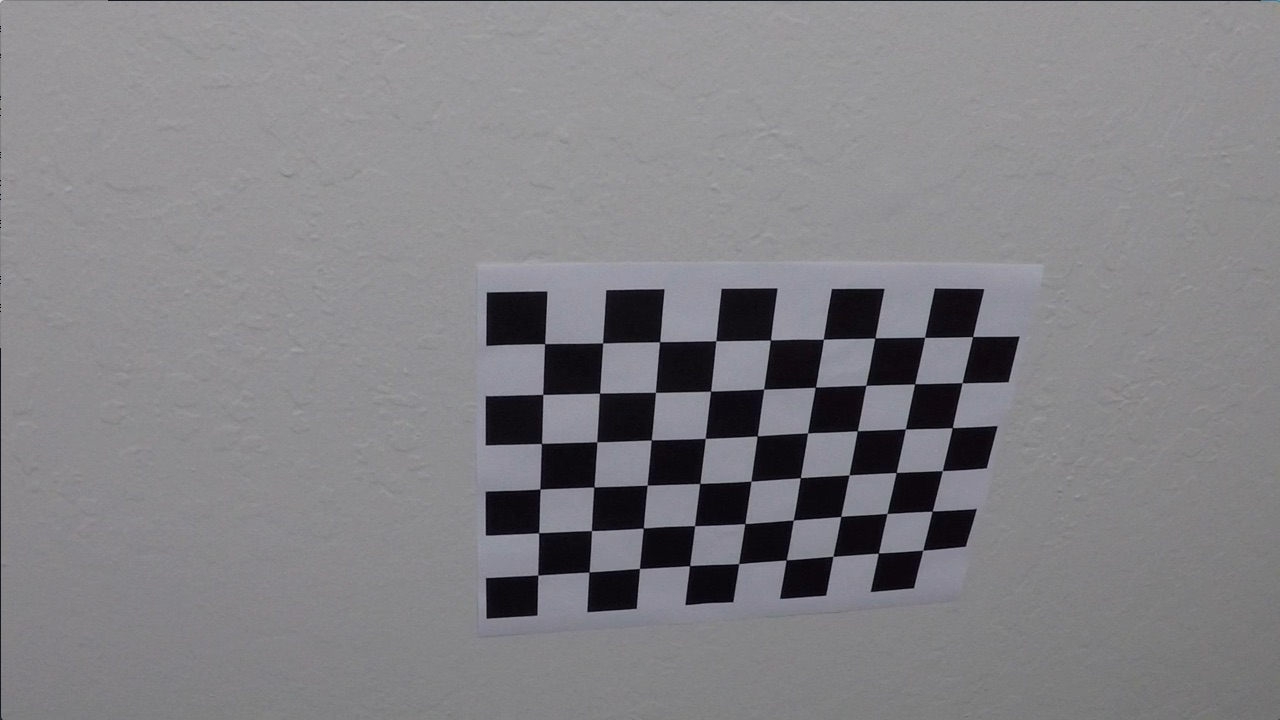
#> input picture camera_cal/calibration10.jpg, 1280 x 720 px; its folder holds only this picture in this run; the run also reads 1 picture not shown here
$ jupyter execute --allow-errors LaneProc.ipynb   (shell and % lines are left out)   (older library calls are emulated)
#> lines starting #> are read from the running program, lines starting #| are printed output that depends on the picture; after the words box and inside, x2 and y2 are one past the last pixel; in counts of white or black regions, pixels touching at a corner belong together
[cell 1]
import numpy as np
import cv2
import glob
import matplotlib.pyplot as plt
import matplotlib.image as mpimg

# prepare object points, like (0,0,0), (1,0,0), (2,0,0) ....,(6,5,0)
objp = np.zeros((6*9,3), np.float32)
objp[:,:2] = np.mgrid[0:9,0:6].T.reshape(-1,2)

# Arrays to store object points and image points from all the images.
objpoints = [] # 3d points in real world space
imgpoints = [] # 2d points in image plane.

#define size of chessboard
nx = 9
ny = 6

# Make a list of calibration images
images = glob.glob('camera_cal/calibration*.jpg')
# Step through the list and search for chessboard corners
num=0
for fname in images:
    img = cv2.imread(fname)
#> img is the input picture: shape (720, 1280, 3); mean B, G, R 133.1, 129.4, 130.2
    gray = cv2.cvtColor(img,cv2.COLOR_BGR2GRAY)

    # Find the chessboard corners
    ret, corners = cv2.findChessboardCorners(gray, (9,6),None)
#> ret = True; corners = 54 rows, first 8: [545.3, 343.1], [602.7, 342.8], [660.1, 341.3], [715.8, 340.7], [770.6, 340], [823.5, 339.2], [874.3, 338.5], [925.1, 337.4]

    # If found, add object points, image points
    if ret == True:
        objpoints.append(objp)
        imgpoints.append(corners)


        # Draw and display the corners
        img = cv2.drawChessboardCorners(img, (nx,ny), corners, ret)
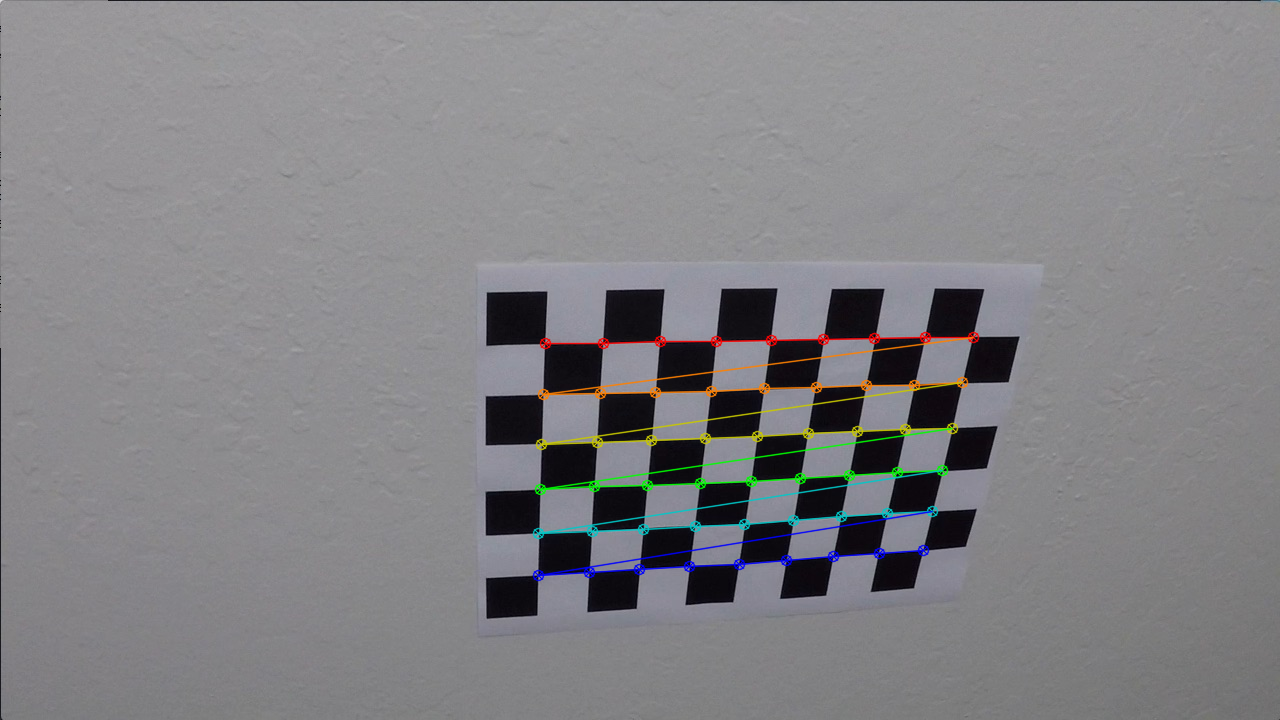
#> img: shape (720, 1280, 3); 1.91% of pixels changed, all inside (x1, y1, x2, y2) = (532, 331, 980, 582)
        cv2.imshow('img',img)
        cv2.waitKey(500)

cv2.destroyAllWindows()


#use the calibrate camera function with all the object and image points to learn...
#...the matrix and distortion coefficients
ret, mtx, dist, rvecs, tvecs = cv2.calibrateCamera(objpoints, imgpoints, gray.shape[::-1], None, None)
#> ret = 0.68; mtx = [[1143.7, 0, 681.7], [0, 1109.2, 367.7], [0, 0, 1]]; dist = [[-0.515, 2.99, -0.00876, 0.00937, 1.41]]; rvecs = ([0.451, -0.252, 0.0361],); tvecs = ([-2.31, -0.422, 19.12],)

[cell 2]
# performs the camera calibration, image distortion correction and
# returns the undistorted image
def undist(img):
    #use cv2.undistort()

    undist = cv2.undistort(img, mtx, dist, None, mtx)

    return undist

# [13 lines of commented-out code are left out]

[cell 3]
# Define a function that applies Sobel x or y,
# then takes an absolute value and applies a threshold.
# Note: calling your function with orient='x', thresh_min=20, thresh_max=100
# should produce output like the example image shown above this quiz.
def abs_sobel_thresh(img, orient, abs_thresh):

    # Apply the following steps to img
    # 1) Convert to grayscale
    gray = cv2.cvtColor(img, cv2.COLOR_BGR2GRAY)

    # 2) Take the derivative in x or y given orient = 'x' or 'y'

    if orient in ['x', 'X']:

        sobel = cv2.Sobel(gray, cv2.CV_64F, 1, 0)

    elif orient in ['y', 'Y']:

        sobel = cv2.Sobel(gray, cv2.CV_64F, 0, 1)

    # 3) Take the absolute value of the derivative or gradient
    abs_sobel = np.absolute(sobel)

    # 4) Scale to 8-bit (0 - 255) then convert to type = np.uint
    scaled_sobel = np.uint8(255*abs_sobel/np.max(abs_sobel))

    # 5) Create a mask of 1's where the scaled gradient magnitude
            # is > thresh_min and < thresh_max

    grad_binary = np.zeros_like(scaled_sobel)
    grad_binary[(scaled_sobel >= abs_thresh[0]) & (scaled_sobel <= abs_thresh[1])] = 1

    # 6) Return this mask as your binary_output image
    return grad_binary

# Define a function that applies Sobel x and y,
# then computes the magnitude of the gradient
# and applies a threshold
def mag_thresh(img, ksize, magnitude_thresh):

    # Apply the following steps to img
    # 1) Convert to grayscale
    gray = cv2.cvtColor(img, cv2.COLOR_BGR2GRAY)

    # 2) Take the gradient in x and y separately
    sobelx = cv2.Sobel(gray, cv2.CV_64F, 1, 0, ksize)
    sobely = cv2.Sobel(gray, cv2.CV_64F, 0, 1, ksize)

    # 3) Calculate the magnitude
    abs_sobel = np.sqrt((sobelx**2)+(sobely**2))

    # 4) Scale to 8-bit (0 - 255) and convert to type = np.uint8
    scaled_sobel = np.uint8(255*abs_sobel/np.max(abs_sobel))

    # 5) Create a binary mask where mag thresholds are met
    mag_binary = np.zeros_like(scaled_sobel)
    mag_binary[(scaled_sobel >= magnitude_thresh[0]) & (scaled_sobel <= magnitude_thresh[1])] = 1

    # 6) Return this mask as your binary_output image
    return mag_binary

# Define a function that applies Sobel x and y,
# then computes the direction of the gradient
# and applies a threshold.
def dir_threshold(img, sobel_kernel, thresh):

    # Apply the following steps to img
    # 1) Convert to grayscale
    gray = cv2.cvtColor(img, cv2.COLOR_BGR2GRAY)

    # 2) Take the gradient in x and y separately
    sobelx = cv2.Sobel(gray, cv2.CV_64F, 1, 0, sobel_kernel)
    sobely = cv2.Sobel(gray, cv2.CV_64F, 0, 1, sobel_kernel)

    # 3) Take the absolute value of the x and y gradients
    abs_sobelx = np.absolute(sobelx)
    abs_sobely = np.absolute(sobely)

    # 4) Use np.arctan2(abs_sobely, abs_sobelx) to calculate the direction of the gradient
    dir = np.arctan2(abs_sobely, abs_sobelx)
    # 5) Create a binary mask where direction thresholds are met
    dir_binary = np.zeros_like(dir)
    dir_binary[(dir >= thresh[0]) & (dir <= thresh[1])] = 1
    # 6) Return this mask as your binary_output image
    return dir_binary

def s_select(img, thresh):

    # 1) Convert to HLS color space
    hls = cv2.cvtColor(img, cv2.COLOR_BGR2HLS)

    # 2) Apply a threshold to the S channel
    S = hls[:,:,2]
    binary_output = np.zeros_like(S)
    binary_output[(S > thresh[0]) & (S <= thresh[1])] = 1
    # 3) Return a binary image of threshold result
    return binary_output

def l_select(img, thresh):

    # 1) Convert to HLS color space
    hls = cv2.cvtColor(img, cv2.COLOR_BGR2HLS)

    # 2) Apply a threshold to the S channel
    S = hls[:,:,1]
    binary_output = np.zeros_like(S)
    binary_output[(S > thresh[0]) & (S <= thresh[1])] = 1
    # 3) Return a binary image of threshold result
    return binary_output

def h_select(img, thresh):

    # 1) Convert to HLS color space
    hls = cv2.cvtColor(img, cv2.COLOR_BGR2HLS)

    # 2) Apply a threshold to the S channel
    S = hls[:,:,0]
    binary_output = np.zeros_like(S)
    binary_output[(S > thresh[0]) & (S <= thresh[1])] = 1
    # 3) Return a binary image of threshold result
    return binary_output


#use HLS channel thresholding and Sobel operator to create binary image
def binaryimg (img1, hls_sthresh, sx_thresh, sy_thresh, sdir_thresh, magnitude_thresh, ksize):

    img = undist(img1)

    orient = 'x'
    gradx = abs_sobel_thresh(img, orient, sx_thresh)
    orient = 'y'
    grady = abs_sobel_thresh(img, orient, sy_thresh)
    mag_binary = mag_thresh(img, ksize, magnitude_thresh)
    dir_binary = dir_threshold(img, ksize, sdir_thresh)
    s_binary = s_select(img, hls_sthresh)
    h_binary = h_select(img, hls_hthresh)
    l_binary = l_select(img, hls_lthresh)


    combined = np.zeros_like(dir_binary)
    combined [((((h_binary==1) & (s_binary == 1))|(gradx == 1))|(((mag_binary == 1) & (grady == 1))& (dir_binary == 1)))]=1
    #combined[((gradx == 1) & (grady == 1)) | ((mag_binary == 1) & (dir_binary == 1))|(s_binary == 1)] = 1
    #combined [((h_binary==1) & (s_binary == 1))] =1
    return combined


hls_sthresh = (170,255)
hls_hthresh = (10,60)
hls_lthresh = (20,255)
sx_thresh = (20, 30)
sy_thresh = (20, 90)
sdir_thresh = (0.7, 1.3)
magnitude_thresh = (30, 110)
ksize = 15

[cell 4]
image = mpimg.imread('test_images/straight_lines1.jpg')
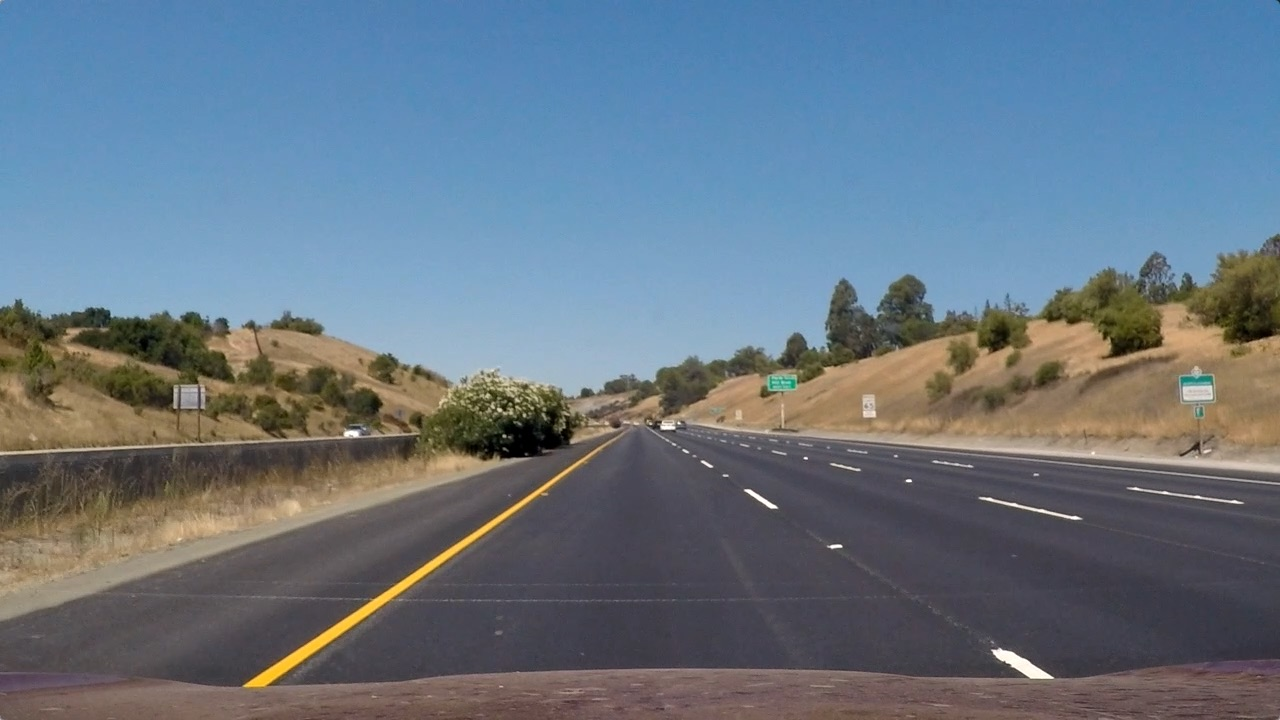
#> input picture test_images/straight_lines1.jpg, 1280 x 720 px
#> image is the input picture: shape (720, 1280, 3); mean R, G, B 103.2, 117.7, 131.2
cv2.imwrite('output_images/Camera_Calibration/distorted/straight_lines1.jpg', cv2.cvtColor(image, cv2.COLOR_BGR2RGB))
cv2.imwrite('output_images/Camera_Calibration/undistorted/straight_lines1.jpg', cv2.cvtColor(undist(image), cv2.COLOR_BGR2RGB))

lt = (575, 460)
lb = (255,680)
rb = (1060, 680)
rt = (710, 460)

image = cv2.line(image, lb, lt, (255,0,0), 10)
image = cv2.line(image, lt, rt, (255,0,0), 10)
image = cv2.line(image, rt, rb, (255,0,0), 10)
#plt.imshow(image)

tlb = (200,image.shape[0])
tlt = (200, 0)
trb = ((image.shape[1]-250), image.shape[0])
trt = ((image.shape[1]-250), 0)

src = np.float32([[lt], [rt], [lb], [rb]])
dst = np.float32([[tlt], [trt], [tlb], [trb]])

Minv = cv2.getPerspectiveTransform(dst, src)
M = cv2.getPerspectiveTransform(src, dst)

def transfrm (img, src, dst):

    M = cv2.getPerspectiveTransform(src, dst)
    img_size = (img.shape[1], img.shape[0])

    ptransfrm = cv2.warpPerspective(img, M, img_size, flags=cv2.INTER_LINEAR)
    return ptransfrm

binary = binaryimg(image, hls_sthresh, sx_thresh, sy_thresh, sdir_thresh, magnitude_thresh, ksize)
#> in binaryimg, `gradx = abs_sobel_thresh(img, orient, sx_thresh)`:
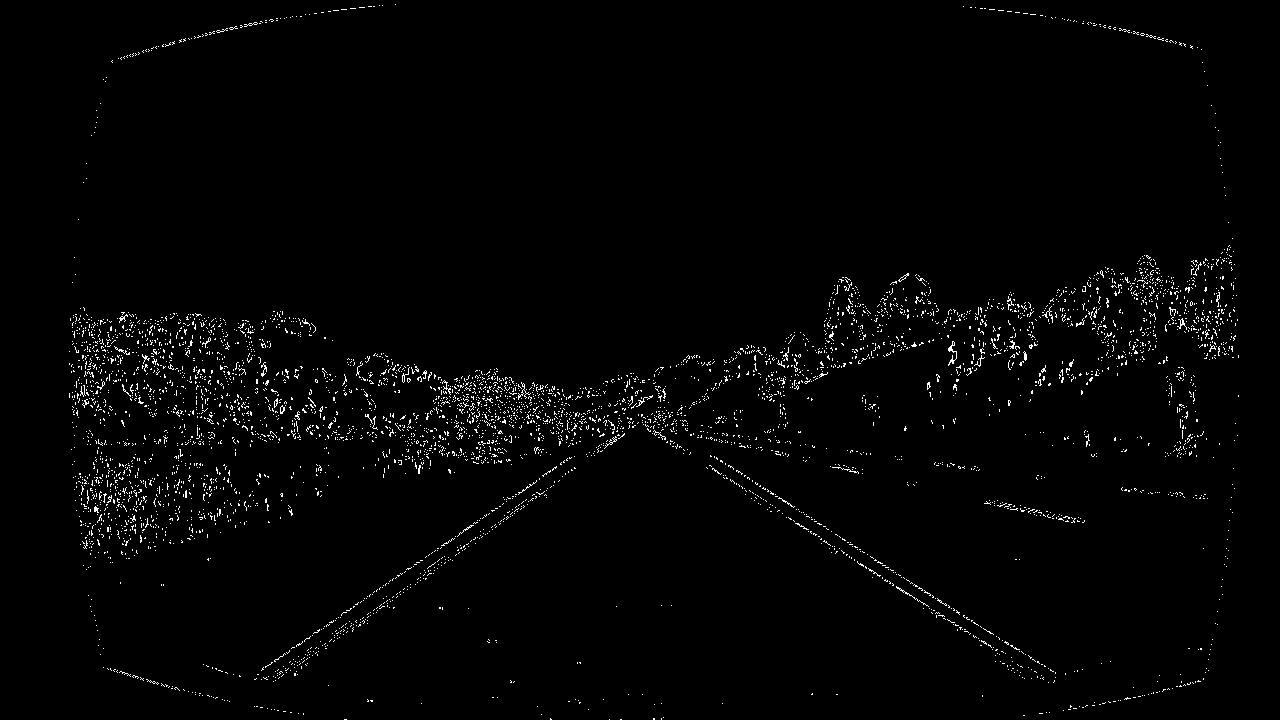
#> gradx: shape (720, 1280); values 0 (black) and 1 (white), 1.7% white in thin lines or dots
#> in binaryimg, `l_binary = l_select(img, hls_lthresh)`:
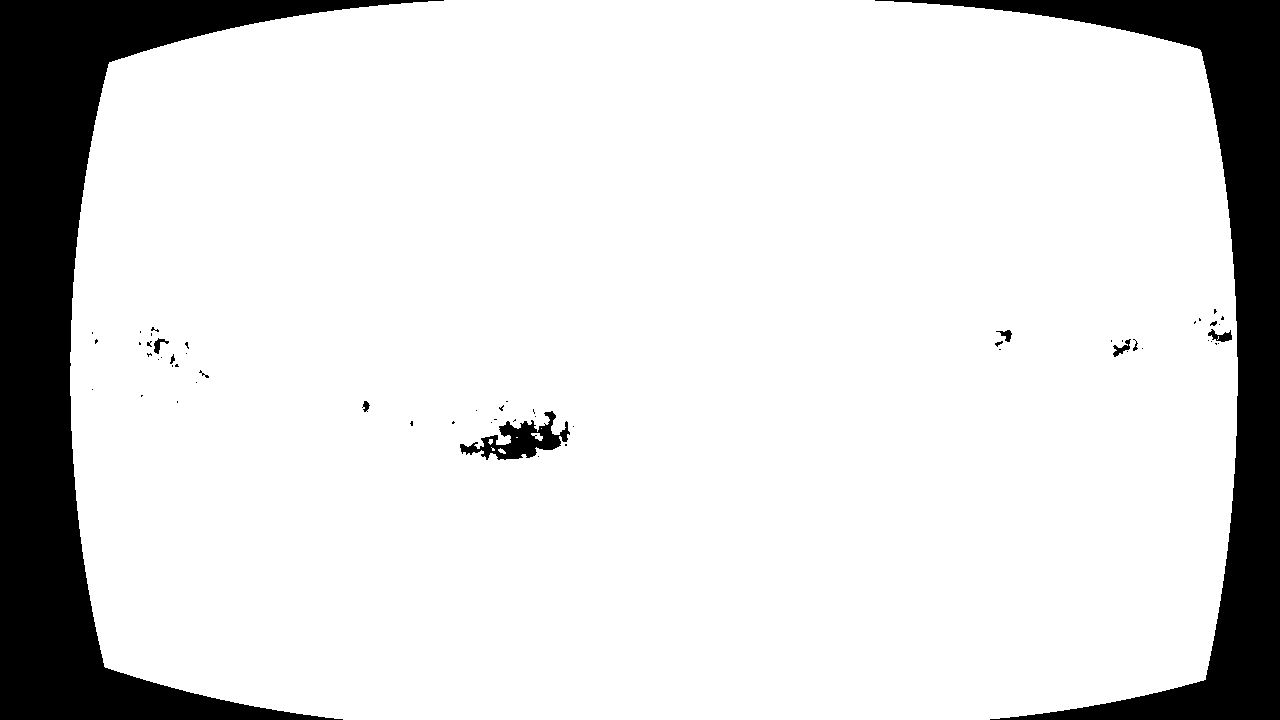
#> l_binary: shape (720, 1280); values 0 (black) and 1 (white), 86.1% white; 58 black regions (45 under 20 px), largest, box (x1, y1, x2, y2) and area: (0, 0, 444, 720) 75188, (875, 0, 1280, 720) 50271, (460, 411, 570, 460) 2119
#> binary: shape (720, 1280) float64; values 0 (black) and 1 (white), 2.5% white in thin lines or dots
#> (the rest of the program and of its run is left out)
